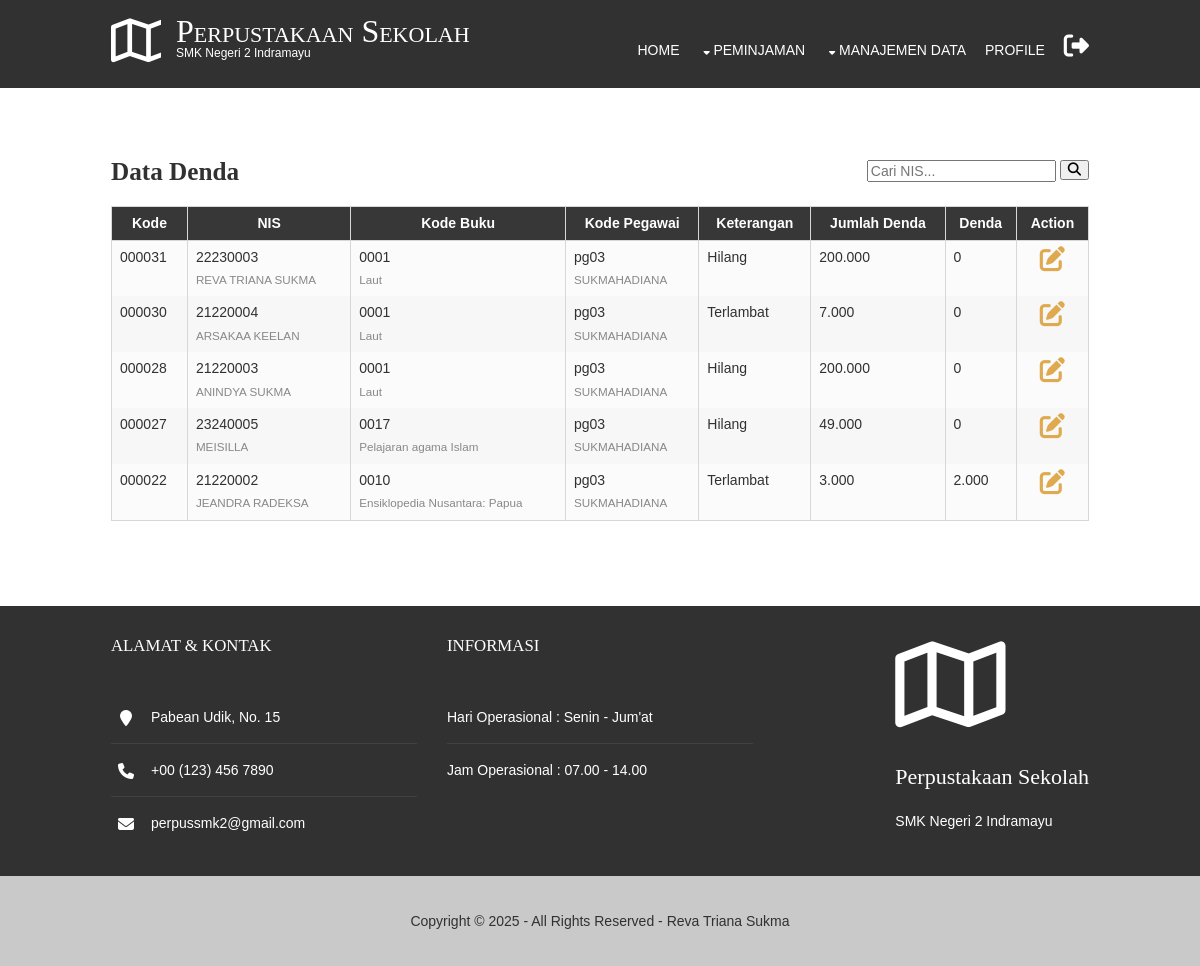
The page /pages/denda/data_denda.php (signed in) on the database its author committed.
### tables this page shows
CREATE TABLE `daftar_pm` (
  `kode_pm` char(6) NOT NULL,
  `nis` char(8) DEFAULT NULL,
  `kode_buku` char(4) DEFAULT NULL,
  `kode_pg` char(4) DEFAULT NULL,
  `tanggal` date DEFAULT NULL,
  `ptgl_kembali` date DEFAULT NULL,
  `tgl_kembali` date DEFAULT NULL,
  `ket_terlambat` char(1) DEFAULT NULL,
  `ket_denda` int(11) DEFAULT NULL,
  `denda` int(11) DEFAULT NULL,
  `ket_selesai` char(1) DEFAULT NULL
);

CREATE TABLE `siswa` (
  `nis` char(8) NOT NULL,
  `nama` varchar(50) DEFAULT NULL,
  `kelas` char(1) DEFAULT NULL,
  `prodi` char(1) DEFAULT NULL,
  `tingkat` char(1) DEFAULT NULL,
  `jk` char(1) DEFAULT NULL
);

CREATE TABLE `buku` (
  `kode_buku` char(4) NOT NULL,
  `judul` varchar(50) DEFAULT NULL,
  `penerbit` varchar(20) DEFAULT NULL,
  `pengarang` varchar(50) DEFAULT NULL,
  `tahun_terbit` year(4) DEFAULT NULL,
  `kj_buku` char(1) DEFAULT NULL,
  `jml_awal` int(11) NOT NULL,
  `jml_buku` int(11) DEFAULT NULL,
  `stok` int(11) DEFAULT NULL,
  `harga` int(11) NOT NULL
);

CREATE TABLE `pegawai` (
  `kode_pg` char(4) NOT NULL,
  `nama_pg` varchar(50) DEFAULT NULL,
  `jabatan` char(1) DEFAULT NULL,
  `jk` char(1) DEFAULT NULL,
  `username` varchar(50) NOT NULL,
  `password` varchar(255) NOT NULL
);

### koneksi.php (called while the page is built, shortened)
<?php
class database {
	var $host = "localhost";
	var $username = "root";
	var $password = "";
	var $database = "dataperpus";
	var $koneksi = "";
	function __construct(){
		$this->koneksi = mysqli_connect($this->host, $this->username, $this->password, $this->database);
	}
    function tampil_data_denda($search = "") {
		$query = "SELECT daftar_pm.*, siswa.nama, buku.judul, pegawai.nama_pg FROM daftar_pm
				JOIN siswa ON daftar_pm.nis = siswa.nis
				JOIN buku ON daftar_pm.kode_buku = buku.kode_buku
				JOIN pegawai ON daftar_pm.kode_pg = pegawai.kode_pg
				WHERE daftar_pm.ket_terlambat != '1' AND NOT daftar_pm.ket_selesai = '1'";
		$query .= " ORDER BY daftar_pm.kode_pm DESC";
		$data = mysqli_query($this->koneksi, $query);
		$hasil = [];
		while ($row = mysqli_fetch_array($data)) {
			$hasil[] = $row;
		}
		return $hasil;
	}
}
?>

### pages/denda/data_denda.php (the view, shortened to what this page needs)
<?php
include '../../index_header.php';
include '../../koneksi.php';
$db = new database();
$search = isset($_GET['search']) ? $_GET['search'] : '';
$data_denda = $db->tampil_data_denda($search);
?>
<!DOCTYPE html>
<html>
<head>
    <link href="../../layout/styles/layout.css" rel="stylesheet" type="text/css" media="all">
    <link rel="stylesheet" href="https://cdnjs.cloudflare.com/ajax/libs/font-awesome/6.7.2/css/all.min.css"
 />
</head>
<body>
<div class="wrapper row0">
<main class="hoc container clear">
    <h1 class="fl_left bold font-x2">Data Denda</h1>
    <div class="fl_right inline">
      <form class="clear" method="GET" action="#">
            <input type="text" name="search" placeholder="Cari NIS..."
                   value="<?php echo htmlspecialchars($search); ?>">
            <button class="fa fa-search" type="submit"></button>
      </form>
    </div>
    <div class="clear">
        <table>
          <thead>
            <tr>
              <th>Kode</th>
              <th>NIS</th>
              <th>Kode Buku</th>
              <th>Kode Pegawai</th>
              <th>Keterangan</th>
              <th>Jumlah Denda</th>
              <th>Denda</th>
              <th>Action</th>
            </tr>
          </thead>
          <tbody>
            <?php
            $kt = [
              1 => 'Tepat Waktu',
              2 => 'Terlambat',
              3 => 'Hilang'
            ];
            foreach ($data_denda as $row) {
            ?>
            <tr>
              <td><?php echo $row['kode_pm'] ?></td>
              <td><?php echo $row['nis'] ?> <br><small><?php echo $row['nama'] ?></small></td>
              <td><?php echo $row['kode_buku'] ?> <br><small><?php echo $row['judul'] ?></small></td>
              <td><?php echo $row['kode_pg'] ?> <br><small><?php echo $row['nama_pg'] ?></small></td>
                  <?php
                    $ket_ter = $row['ket_terlambat'];
                    $nama_ket = isset($kt[$ket_ter]) ? $kt[$ket_ter] : '';
                  ?>
              <td><?php echo $nama_ket ?></td>
              <td><?php echo number_format($row['ket_denda'], 0, ',', '.');  ?></td>
              <td><?php echo number_format($row['denda'], 0, ',', '.'); ?></td>
              <td class="center">
                <a href="edit_denda.php?action=update_denda&id=<?php echo $row['kode_pm']; ?>"
                   class="fa-solid fa-pen-to-square font-x2"></a>
              </td>
            </tr>
            <?php } ?>
          </tbody>
        </table>
    </div>
</div>
</body>
</html>

### layout/styles/layout.css (style rules this page uses)
.container { padding:70px 0; }
#footer { padding:30px 0; }
#footer .title { margin:0 0 50px 0; padding:0; font-size:1.2rem; text-transform:uppercase; }
#footer .linklist li { display:block; margin-bottom:15px; padding:0 0 15px 0; border-bottom:1px solid; }
#footer .linklist li:last-child { margin:0; padding:0; border:none; }
#footer .linklist li::before, #footer .linklist li::after { display:table; content:""; }
#footer .linklist li, #footer .linklist li::after { clear:both; }
#footer .contact.linklist li, #footer .contact.linklist li:last-child { position:relative; padding-left:40px; }
#footer .contact li * { margin:0; padding:0; line-height:1.6; }
#footer .contact li i { display:block; position:absolute; top:0; left:0; width:30px; font-size:16px; text-align:center; }
#copyright { padding:20px 0; text-align: center; }
*, *::before, *::after { transition:all .3s ease-in-out; }
table, th, td { border:1px solid; border-collapse:collapse; vertical-align:top; }
table, th { table-layout:auto; }
table { width:100%; margin-bottom:15px; }
th, td { padding:5px 8px; }
th { text-align: center; }
td { border-width:0 1px; }
body { color:#888888; background-color:#FFFFFF; }
a { color:#DFA94F; }
.row0 { background-color:#FFFFFF; color:#313131; }
.row4 { color:#FFFFFF; background-color:#313131; border-color:#DFA94F }
.row5, .row5 a { color:#313131; background-color:#cac9c9; }
#footer .linklist li { border-color:#414141; }
table, th, td, #comments .avatar, #comments input, #comments textarea { border-color:#D7D7D7; }
th { color:#FFFFFF; background-color:#373737; }
tr, #comments li, #comments input[type="submit"], #comments input[type="reset"] { color:inherit; background-color:#FBFBFB; }
tr:nth-child(even), #comments li:nth-child(even) { color:inherit; background-color:#F7F7F7; }
table a, #comments a { background-color:inherit; }
@media screen and (min-width:978px) { .hoc { max-width:978px; } }
small { color: #888888; }

### layout/styles/framework.css (style rules this page uses)
html { overflow-y: scroll; overflow-x: hidden; }
html, body { margin: 0; padding: 0; font-size: 14px; line-height: 1.6em; }
*, *::before, *::after { box-sizing: border-box; }
.bold { font-weight: bold; }
.center { text-align: center; }
.nospace { margin: 0; padding: 0; list-style: none; }
.inline * { display: inline-block; }
.inline *:last-child { margin-right: 0; }
.clear, .group { display: block; }
.clear::before, .clear::after, .group::before, .group::after { display: table; content: ""; }
.clear, .clear::after, .group, .group::after { clear: both; }
a { outline: none; text-decoration: none; }
.fl_left, .imgl { float: left; }
.fl_right, .imgr { float: right; }
body, input, textarea, select { font-family: Verdana, Geneva, sans-serif; }
h1, h2, h3, h4, h5, h6, .heading { font-family: Georgia, "Times New Roman", Times, serif; }
form, fieldset, legend { margin: 0; padding: 0; border: none; }
label, input, textarea, select { display: inline-block; resize: none; outline: none; color: inherit; font-size: inherit; font-family: inherit; vertical-align: middle; }
h1, h2, h3, h4, h5, h6, .heading { margin: 0 0 20px 0; font-size: 22px; line-height: normal; font-weight: normal; text-transform: capitalize; }
address { font-style: normal; font-weight: normal; }
.font-x2 { font-size: 1.8rem; }
.wrapper { display: block; width: 100%; margin: 0; padding: 0; text-align: left; word-wrap: break-word; }
.hoc { display: block; margin: 0 auto; }
address, article, aside, figcaption, figure, footer, header, main, nav, section { display: block; margin: 0; padding: 0; }
.one_half, .one_third, .two_third, .one_quarter, .two_quarter, .three_quarter { display: inline-block; float: left; margin: 0 0 0 3.06748466257669%; list-style: none; }
.first { margin-left: 0; clear: left; }
.one_third { width: 31.28834355828221%; }
.btmspace-30 { margin-bottom: 30px; }

### rows shown on the page
daftar_pm: kode_pm "000031", nis "22230003", nis.nama "REVA TRIANA SUKMA", kode_buku "0001", kode_buku.judul "Laut", kode_pg "pg03", kode_pg.nama_pg "SUKMAHADIANA", ket_terlambat "Hilang", ket_denda "200.000", denda "0"
daftar_pm: kode_pm "000030", nis "21220004", nis.nama "ARSAKAA KEELAN", kode_buku "0001", kode_buku.judul "Laut", kode_pg "pg03", kode_pg.nama_pg "SUKMAHADIANA", ket_terlambat "Terlambat", ket_denda "7.000", denda "0"
daftar_pm: kode_pm "000028", nis "21220003", nis.nama "ANINDYA SUKMA", kode_buku "0001", kode_buku.judul "Laut", kode_pg "pg03", kode_pg.nama_pg "SUKMAHADIANA", ket_terlambat "Hilang", ket_denda "200.000", denda "0"
daftar_pm: kode_pm "000027", nis "23240005", nis.nama "MEISILLA", kode_buku "0017", kode_buku.judul "Pelajaran agama Islam", kode_pg "pg03", kode_pg.nama_pg "SUKMAHADIANA", ket_terlambat "Hilang", ket_denda "49.000", denda "0"
daftar_pm: kode_pm "000022", nis "21220002", nis.nama "JEANDRA RADEKSA", kode_buku "0010", kode_buku.judul "Ensiklopedia Nusantara: Papua", kode_pg "pg03", kode_pg.nama_pg "SUKMAHADIANA", ket_terlambat "Terlambat", ket_denda "3.000", denda "2.000"
